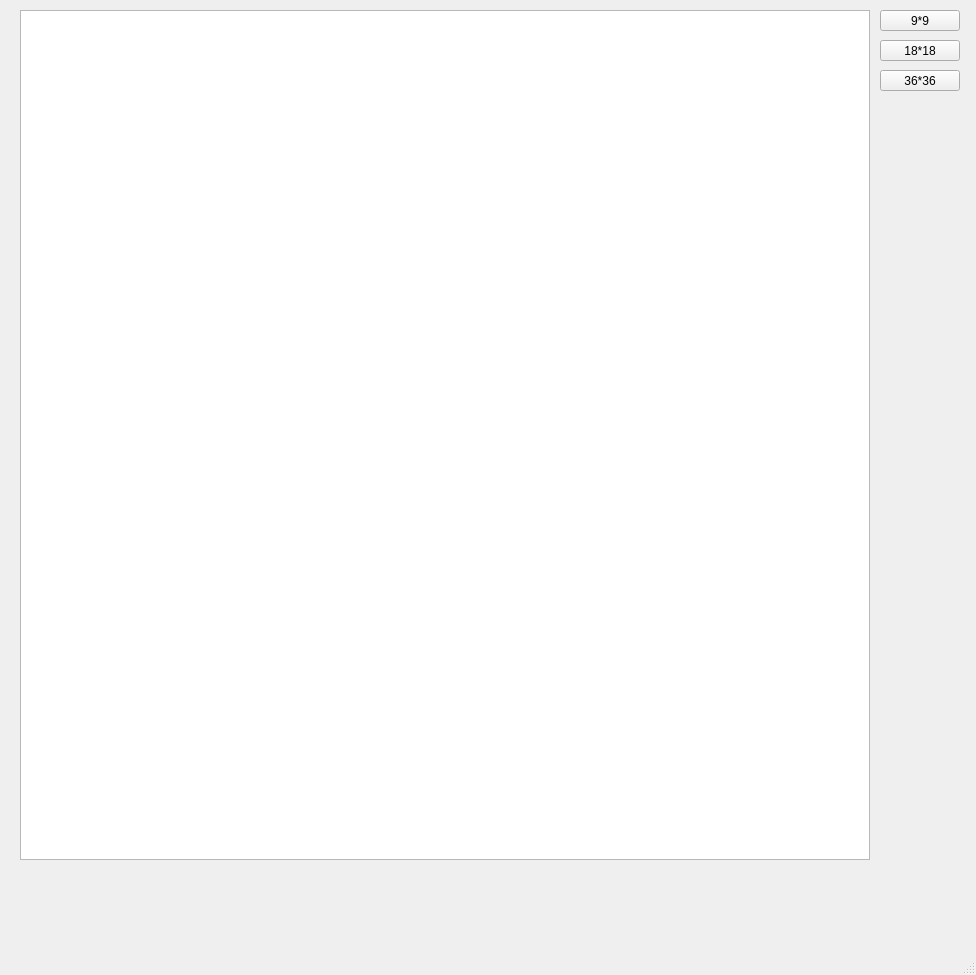
<?xml version="1.0" encoding="UTF-8"?>
<ui version="4.0">
 <class>MainWindow</class>
 <widget class="QMainWindow" name="MainWindow">
  <property name="geometry">
   <rect>
    <x>0</x>
    <y>0</y>
    <width>976</width>
    <height>975</height>
   </rect>
  </property>
  <property name="windowTitle">
   <string>MainWindow</string>
  </property>
  <widget class="QWidget" name="centralwidget">
   <widget class="QGraphicsView" name="graphicsView">
    <property name="geometry">
     <rect>
      <x>20</x>
      <y>10</y>
      <width>850</width>
      <height>850</height>
     </rect>
    </property>
   </widget>
   <widget class="QPushButton" name="easyButton">
    <property name="geometry">
     <rect>
      <x>880</x>
      <y>10</y>
      <width>80</width>
      <height>21</height>
     </rect>
    </property>
    <property name="text">
     <string>9*9</string>
    </property>
   </widget>
   <widget class="QPushButton" name="mediumButton">
    <property name="geometry">
     <rect>
      <x>880</x>
      <y>40</y>
      <width>80</width>
      <height>21</height>
     </rect>
    </property>
    <property name="text">
     <string>18*18</string>
    </property>
   </widget>
   <widget class="QPushButton" name="hardButton">
    <property name="geometry">
     <rect>
      <x>880</x>
      <y>70</y>
      <width>80</width>
      <height>21</height>
     </rect>
    </property>
    <property name="text">
     <string>36*36</string>
    </property>
   </widget>
  </widget>
  <widget class="QMenuBar" name="menubar">
   <property name="geometry">
    <rect>
     <x>0</x>
     <y>0</y>
     <width>976</width>
     <height>20</height>
    </rect>
   </property>
  </widget>
  <widget class="QStatusBar" name="statusbar"/>
 </widget>
 <resources/>
 <connections/>
</ui>
